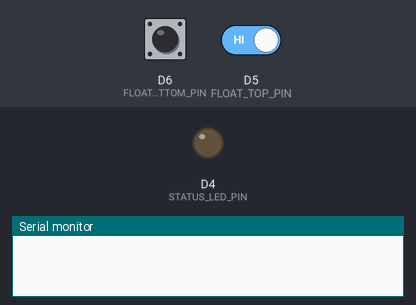
Bench run of a sketch on a simulated ESP8266 (NodeMCU). Shown: output pins drawn as LEDs (lit = HIGH), the last lines printed to the serial monitor. The test bench sets the inputs (shaded band); at power-on: D6 (FLOAT_BOTTOM_PIN) HIGH, D5 (FLOAT_TOP_PIN) HIGH. No radio packets arrive unless stated; pins used as bus, display or sensor lines are not drawn. At 0.9 s the program puts the board to deep sleep or switches it off; the recording ends there.

Above: at 0.0 s.
At 0.5 s:
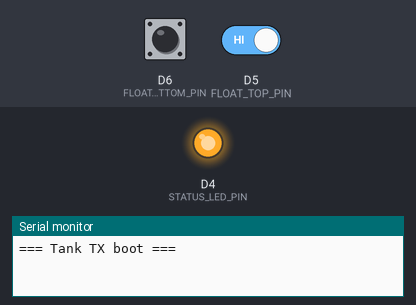
Timing chart, 0 to 0.9 s (numbered marks = the images above):
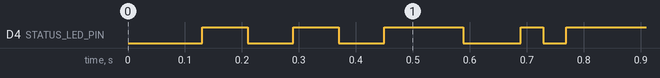

The sketch:

esp433_TX_1.3.ino
````cpp
// ================================================================
//  ESP8266 + 433 MHz ASK Transmitter - VERY LOW POWER VERSION
//  with Power-Controlled Float Switches
// ================================================================

#include <RH_ASK.h>
#include <SPI.h>
#include <ESP8266WiFi.h>

// ────────────────────────────────────────────────
// CONFIGURATION
// ────────────────────────────────────────────────

#define RF_TX_PIN         D2       // GPIO4
#define STATUS_LED_PIN    LED_BUILTIN

#define FLOAT_POWER_PIN   D1       // GPIO5 - Powers the float switches
#define FLOAT_TOP_PIN     D5       // GPIO14
#define FLOAT_BOTTOM_PIN  D6       // GPIO12

const uint32_t REPORT_INTERVAL_SEC = 180;
const uint32_t SLEEP_SECONDS = REPORT_INTERVAL_SEC + 8;

const uint8_t DEVICE_ID = 1;

// ────────────────────────────────────────────────
// MESSAGE FORMAT
// ────────────────────────────────────────────────

struct __attribute__((packed)) TankMessage {
    uint8_t  deviceId;
    uint8_t  levelPercent;
    uint16_t battery_mV;
    uint8_t  reserved;
};

RH_ASK driver(2000, -1, RF_TX_PIN);

// ────────────────────────────────────────────────
// SETUP
// ────────────────────────────────────────────────

void setup()
{
    Serial.begin(74880);
    delay(50);
    Serial.println();
    Serial.println(F("=== Tank TX boot ==="));

    pinMode(STATUS_LED_PIN, OUTPUT);
    digitalWrite(STATUS_LED_PIN, HIGH);

    // Power control for float switches
    pinMode(FLOAT_POWER_PIN, OUTPUT);
    digitalWrite(FLOAT_POWER_PIN, LOW);  // OFF initially

    pinMode(FLOAT_TOP_PIN, INPUT_PULLUP);
    pinMode(FLOAT_BOTTOM_PIN, INPUT_PULLUP);

    blink(3, 80);

    Serial.print(F("Init RF driver... "));
    if (!driver.init()) {
        Serial.println(F("FAILED"));
        while (true) {
            blink(1, 100);
            delay(400);
        }
    }
    Serial.println(F("OK"));

    Serial.println(F("Disabling WiFi"));
    WiFi.mode(WIFI_OFF);
    WiFi.forceSleepBegin();
    delay(1);
}

// ────────────────────────────────────────────────
// LOOP (runs once per wake)
// ────────────────────────────────────────────────

void loop()
{
    TankMessage msg;

    msg.deviceId     = DEVICE_ID;
    msg.levelPercent = readTankLevel();
    msg.battery_mV   = readBatteryVoltage_mV();
    msg.reserved     = 0;

    Serial.print(F("Device ID: "));
    Serial.println(msg.deviceId);

    Serial.print(F("Tank level: "));
    Serial.print(msg.levelPercent);
    Serial.println(F("%"));

    Serial.print(F("Battery: "));
    Serial.print(msg.battery_mV);
    Serial.println(F(" mV"));

    digitalWrite(STATUS_LED_PIN, LOW);
    bool ok = driver.send((uint8_t*)&msg, sizeof(msg));
    driver.waitPacketSent();
    digitalWrite(STATUS_LED_PIN, HIGH);

    Serial.print(F("RF send: "));
    Serial.println(ok ? F("OK") : F("FAIL"));

    if (ok) blink(2, 40);
    else    blink(5, 60);

    Serial.print(F("Sleeping for "));
    Serial.print(SLEEP_SECONDS);
    Serial.println(F(" seconds"));
    Serial.flush();
    delay(100);

    ESP.deepSleep(SLEEP_SECONDS * 1000000ULL, WAKE_RF_DISABLED);
}

// ────────────────────────────────────────────────
// SENSOR FUNCTIONS
// ────────────────────────────────────────────────

uint8_t readTankLevel()
{
    // Power ON the float switches
    Serial.println(F("Powering float switches ON"));
    digitalWrite(FLOAT_POWER_PIN, HIGH);
    delay(50);  // Wait for switches to stabilize

    // Read the switches
    bool top = (digitalRead(FLOAT_TOP_PIN) == LOW);
    bool bottom = (digitalRead(FLOAT_BOTTOM_PIN) == LOW);

    Serial.print(F("Float sensors - Top: "));
    Serial.print(top ? "WATER" : "AIR");
    Serial.print(F(", Bottom: "));
    Serial.println(bottom ? "WATER" : "AIR");

    // Power OFF the float switches immediately after reading
    digitalWrite(FLOAT_POWER_PIN, LOW);
    Serial.println(F("Powering float switches OFF"));

    // Calculate level
    uint8_t level;
    if (top && bottom)       level = 100;  // Both in water = full
    else if (!top && bottom) level = 50;   // Only bottom = half
    else if (!top && !bottom) level = 0;   // Neither = empty
    else                     level = 25;   // Top only (shouldn't happen)

    return level;
}

uint16_t readBatteryVoltage_mV()
{
    const float R1 = 220000.0;
    const float R2 = 100000.0;
    const float factor = (R1 + R2) / R2;

    uint16_t raw = analogRead(A0);
    float v_adc = raw * (1.0 / 1023.0);
    return (uint16_t)(v_adc * factor * 1000.0 + 0.5);
}

// ────────────────────────────────────────────────
// LED HELPER
// ────────────────────────────────────────────────

void blink(uint8_t times, uint16_t ms)
{
    for (uint8_t i = 0; i < times; i++) {
        digitalWrite(STATUS_LED_PIN, LOW);
        delay(ms);
        digitalWrite(STATUS_LED_PIN, HIGH);
        delay(ms);
    }
}

/*
```

## Hardware Wiring:
```
ESP8266                Float Switches
┌─────────┐           ┌──────────────┐
│         │           │              │
│  D1 ────┼──────────►│ VCC (3.3V)   │
│  (GPIO5)│           │              │
│         │           │ Top Switch───┼──► D5
│  D5 ────┼───────────┤              │
│         │           │ Bottom───────┼──► D6
│  D6 ────┼───────────┤              │
│         │           │              │
│  GND ───┼──────────►│ GND          │
│         │           │              │
└─────────┘           └──────────────┘
```

## Important Notes:

1. **GPIO Current Limit**: ESP8266 GPIO pins can source ~12mA max
   - If your float switches draw more current, use a **transistor** (2N2222 or 2N7000 MOSFET)

2. **If you need more current**, use this circuit:
```
           ESP8266 D1
               │
               ├──── 1kΩ ────┤ Base
               │              │
              GND         (NPN Transistor)
                              │ Collector
                              ├──────► Float Switch VCC
                              │
                         Emitter
                              │
                           3.3V/Vin
```

3. **Stabilization delay**: The `delay(50)` gives time for the switches to stabilize after power-on. You can reduce this to 10-20ms if needed.

4. **Power Savings**: By powering switches only during reading (~50-100ms every 180 seconds), you save huge amounts of battery compared to continuous power.

## Alternative: Using a P-Channel MOSFET (Best for Low Power)

If you want the absolute best power efficiency:
```
                    3.3V
                     │
                     ├──── 10kΩ ────┐
                     │               │
                     │            Gate│
ESP8266 D1 ─────────┼──────────────►│ P-MOSFET
      (LOW=ON)      │               │ (IRF9540)
                    GND           Source
                                     │
                              Float Switch VCC

                                  Drain to GND


                                  */
````
